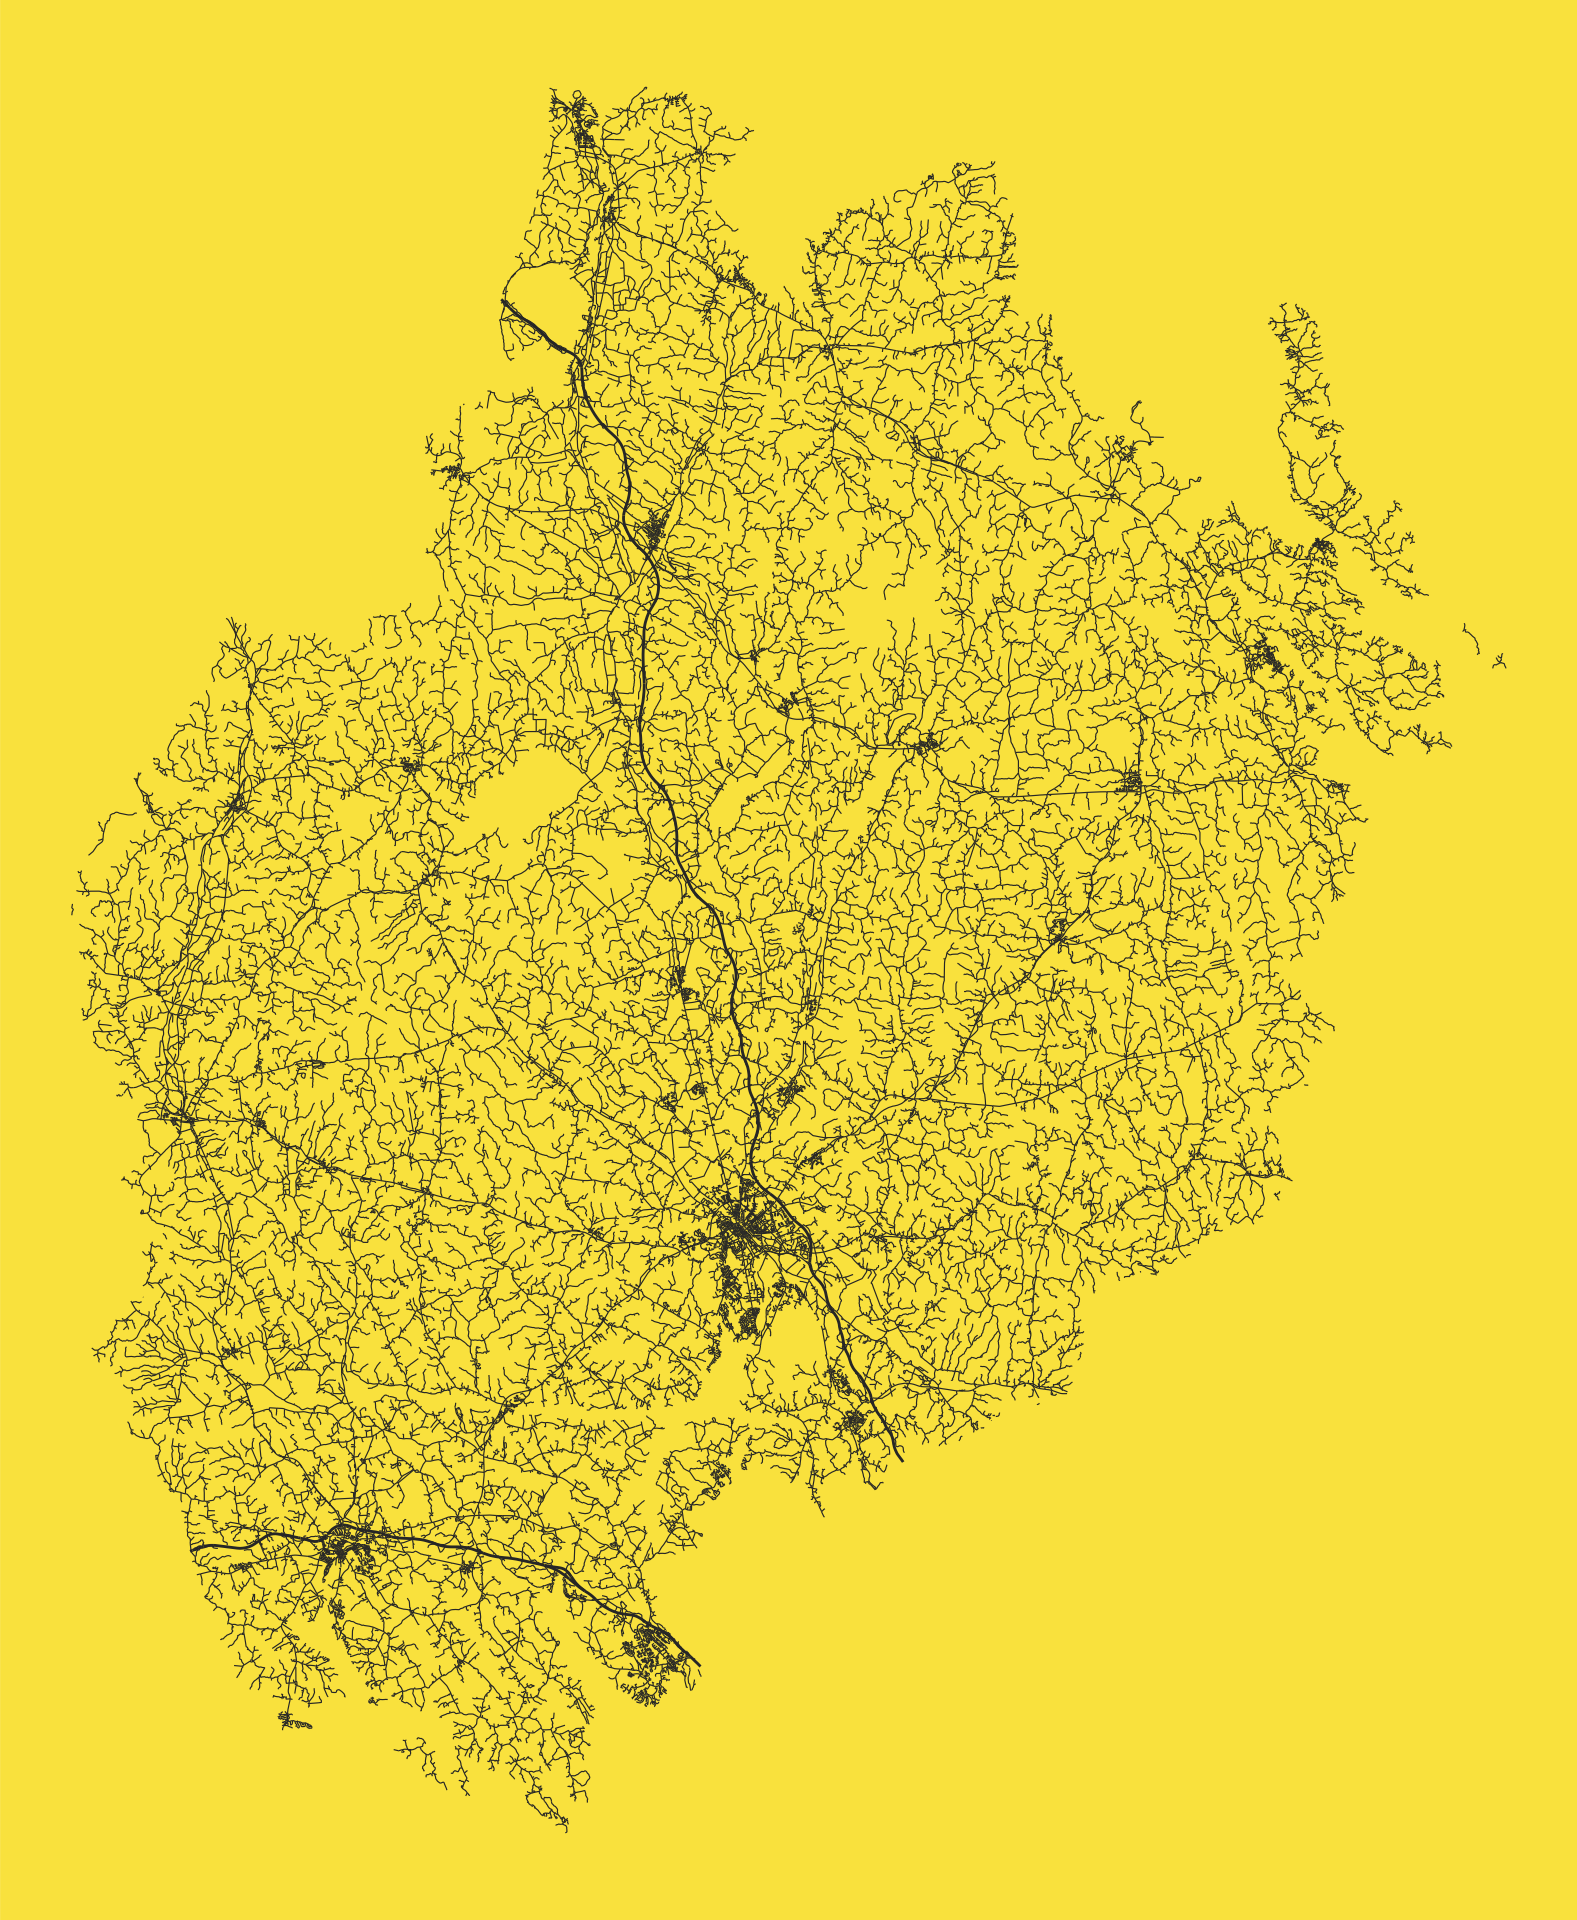

The R source for this figure:
library(tidyverse)
library(sf)
library(janitor)

roads <- read_sf(here::here("2020", "data", "tk_03_Sweref_99_TM_shape", "terrang", "03", "vl_03.shp"), options = "ENCODING=WINDOWS-1252") %>% 
  clean_names() %>% 
  st_transform(4326)

roads %>% 
  mutate(size = case_when(
    startsWith(kategori, "Motorväg") ~ 0.3,
    TRUE ~ 0.125
  )) %>% 
  ggplot() +
  geom_sf(aes(size = size), color = "grey20", alpha = 1) +
  scale_size_identity() +
  theme_void() +
  theme(
    plot.background = element_rect(fill = "#FBE44D", color = NA)
  ) 

ggsave(here::here("2020", "8-yellow", "8-yellow.png"), dpi = 320, height = 6, width = 4.93)
  